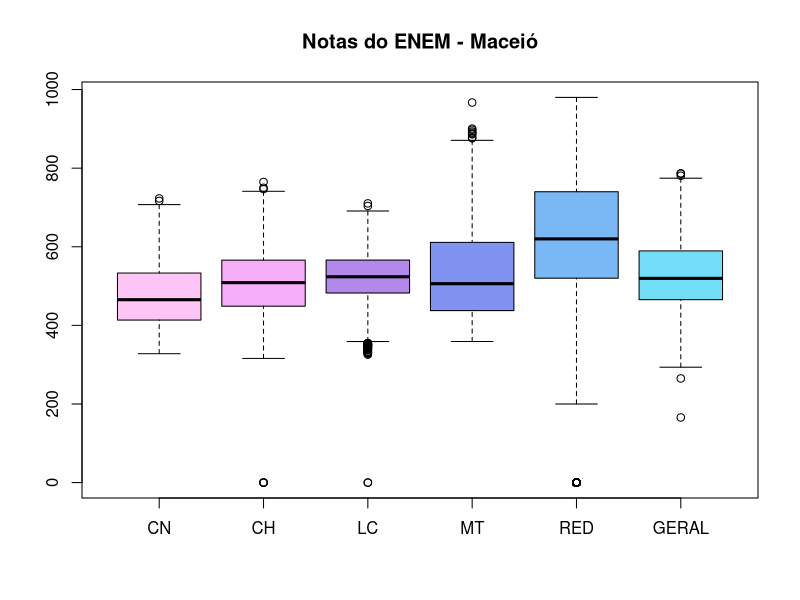
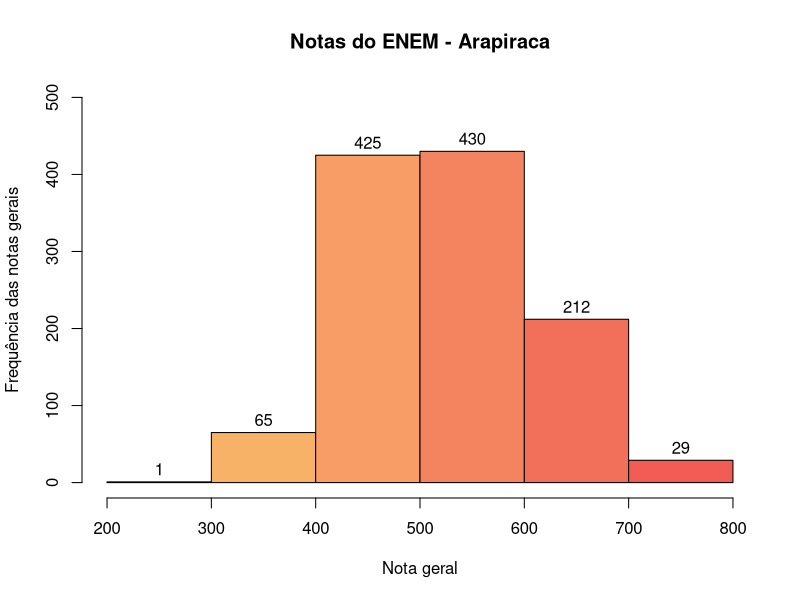
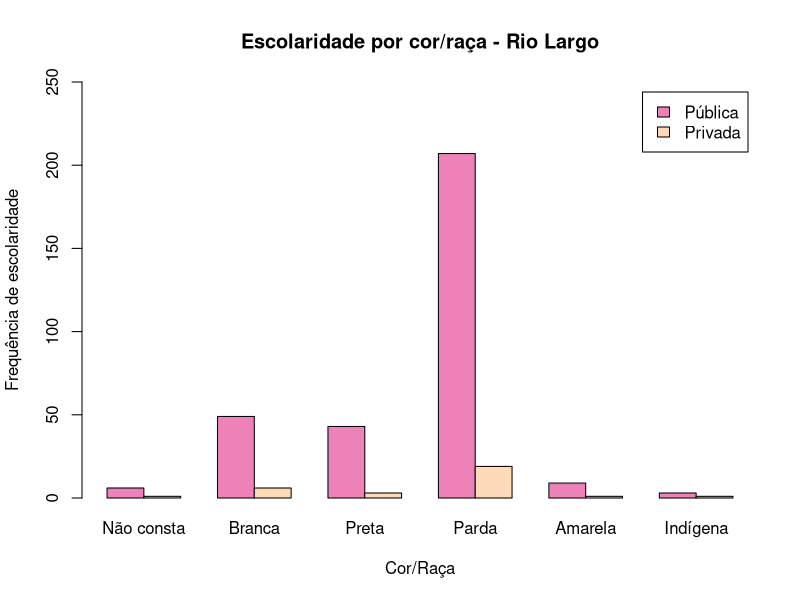
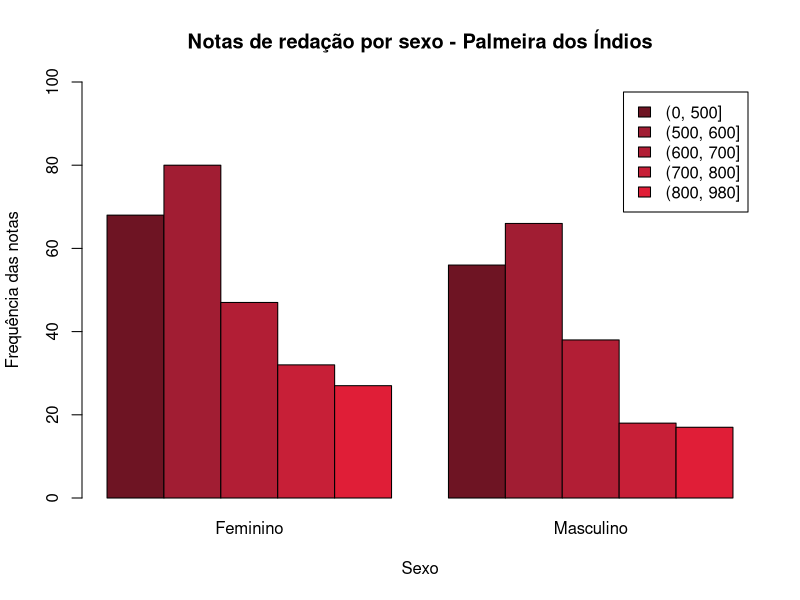
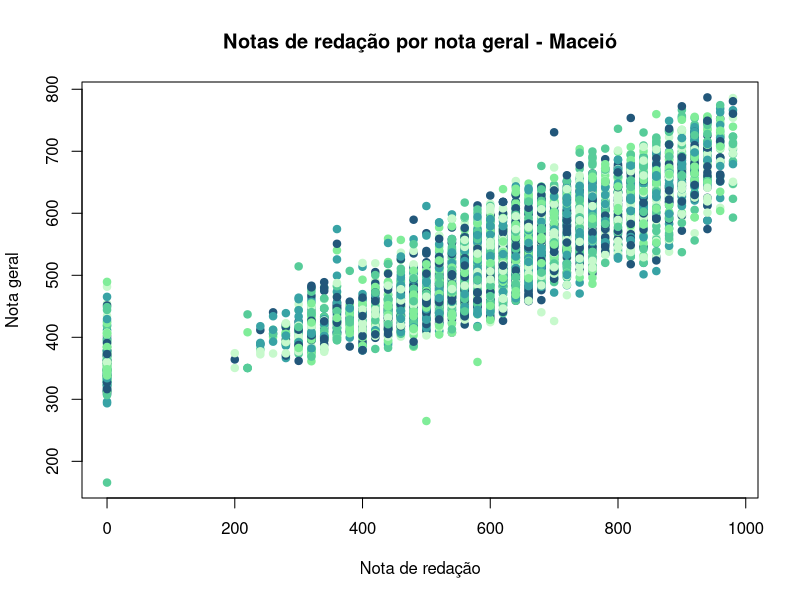
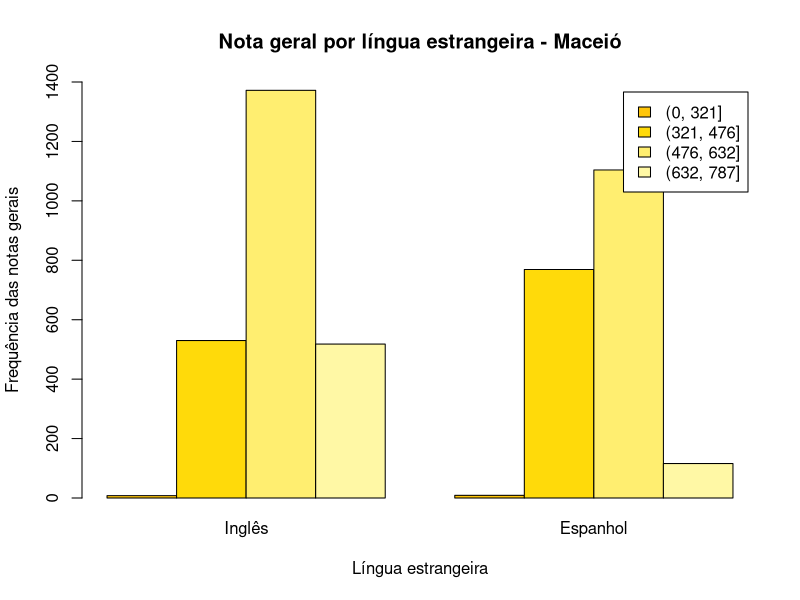
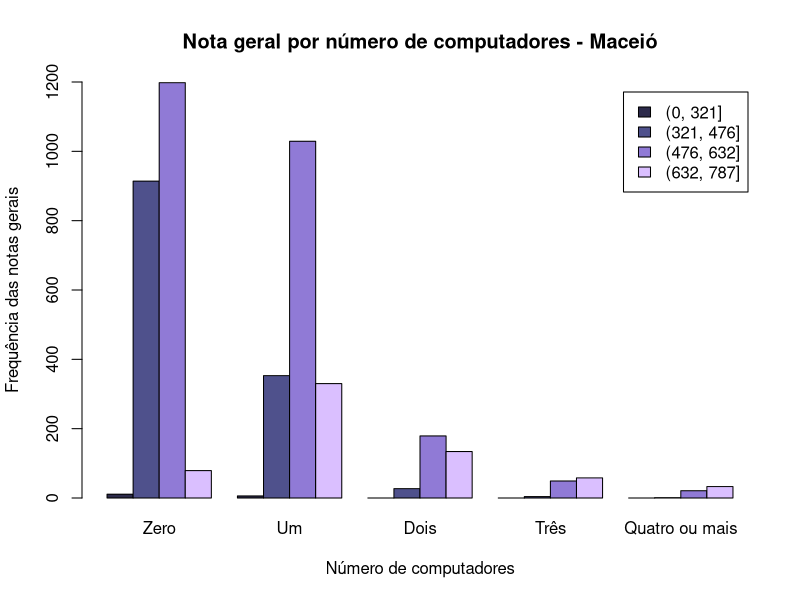

Reproduce these figures in R, in order.
# 1º a)

# lê o arquivo csv e armazena na variável enem
enem <- read.csv("./data/ENEM-AL-2019.csv", header = TRUE, dec = ".")

# filtra os dados de maceió e armazena na variável maceio
maceio <- subset(enem, enem$NO_MUNICIPIO_RESIDENCIA == "Maceió")

# cria um vetor com as notas de cada matéria, e a nota geral
a_cn <- c(maceio$NU_NOTA_CN)
a_ch <- c(maceio$NU_NOTA_CH)
a_lc <- c(maceio$NU_NOTA_LC)
a_mt <- c(maceio$NU_NOTA_MT)
a_red <- c(maceio$NU_NOTA_REDACAO)
a_geral <- c(maceio$NU_NOTA_ENEM)

# cria um boxplot com as notas de cada matéria e a nota geral
boxplot(a_cn, a_ch, a_lc, a_mt, a_red, a_geral,
    main = "Notas do ENEM - Maceió",
    names = c("CN", "CH", "LC", "MT", "RED", "GERAL"),
    col = c(
        "#fdc5f5",
        "#f7aef8",
        "#b388eb",
        "#8093f1",
        "#79B8F4",
        "#72ddf7"
    )
)

# Análise:
# Pela forma de como é mostrada pelo boxplot, as notas de matemática e redação
# aparentam ser mais fáceis de se alcançar uma nota alta, em comparação com as
# notas de linguagens e ch e cn.

# 1º b)

# filtra os dados de arapiraca e armazena na variável arapiraca
arapiraca <- subset(enem, enem$NO_MUNICIPIO_RESIDENCIA == "Arapiraca")

# cria um vetor com a nota geral do enem
nota_enem <- c(arapiraca$NU_NOTA_ENEM)

# cria um vetor com os nomes dos quartis
classes <- c(
    "297 - 460",
    "460 - 515",
    "515 - 583",
    "583 - 769"
)

# cria uma tabela de frequência
freq <- table(cut(nota_enem, breaks = 4, labels = classes))

# cria uma tabela de frequência relativa
freq_acum <- cumsum(freq)

# calcula a frequência relativa e acumulada
freq_rel <- prop.table(freq)
freq_rel_acum <- cumsum(freq_rel)

# arredonda os valores para 2 casas decimais
freq_rel <- round(freq_rel * 100, 2)
freq_rel_acum <- round(freq_rel_acum * 100, 2)

# cria uma tabela com as frequências e frequências relativas
tabela <- cbind(freq, freq_acum, freq_rel, freq_rel_acum)

# cria um histograma com as notas de arapiraca
hist(nota_enem,
    breaks = 4,
    xlim = c(200, 800),
    ylim = c(0, 500),
    main = "Notas do ENEM - Arapiraca",
    xlab = "Nota geral",
    ylab = "Frequência das notas gerais",
    col = c(
        "#ffffff",
        "#f7b267",
        "#f79d65",
        "#f4845f",
        "#f27059",
        "#f25c54"
    ),
    labels = TRUE,
)

# Análise:
# A partir da tabela, é possível perceber que a maior parte dos alunos de
# arapiraca tiraram notas entre 460 e 515, e a menor parte entre as
# extremidades (297 e 769).

# 1º c)

# filtra os dados de rio largo e armazena na variável rio_largo
rio_largo <- subset(enem, enem$NO_MUNICIPIO_RESIDENCIA == "Rio Largo")

# cria um vetor com a cor/raça e a escolaridade
cor_raca <- rio_largo$TP_COR_RACA
escolaridade <- rio_largo$TP_ESCOLA

# cria uma tabela de frequência cruzada
dados <- with(rio_largo, table(cor_raca, escolaridade))

# cria um vetor com os nomes das cores
nomes_cor_raca <- c(
    "Não consta",
    "Branca",
    "Preta",
    "Parda",
    "Amarela",
    "Indígena"
)

# cria um vetor com os nomes das escolaridades
nomes_escolaridade <- c("Pública", "Privada")

# cria um gráfico de barras com as cores e escolaridades de rio largo
barplot(t(dados),
    main = "Escolaridade por cor/raça - Rio Largo",
    xlab = "Cor/Raça",
    ylab = "Frequência de escolaridade",
    ylim = c(0, 250),
    col = c("#ec82b7", "#FFDAB9"),
    legend = nomes_escolaridade,
    names = nomes_cor_raca,
    beside = TRUE
)

# Análise:
# A partir do gráfico, é possível perceber que a maior parte dos alunos de
# Rio Largo são pardos e que a maior parte são de escola pública.

# 1º d)

# filtra os dados de palmeira e armazena na variável palmeira
palmeira <- subset(enem, enem$NO_MUNICIPIO_RESIDENCIA == "Palmeira dos Índios")

# cria um vetor com a nota de redação e o sexo
nota_redacao <- palmeira$NU_NOTA_REDACAO
sexo <- palmeira$TP_SEXO

# define os intervalos de notas para agrupar as notas em 5 grupos
intervalos <- cut(nota_redacao, breaks = c(0, 500, 600, 700, 800, 1000))

# define os nomes dos grupos de notas
grupos <- c(
    "(0, 500]",
    "(500, 600]",
    "(600, 700]",
    "(700, 800]",
    "(800, 980]"
)

# cria uma tabela que relaciona o grupo de notas com o sexo dos participantes
dados <- table(intervalos, sexo)

# cria um gráfico de barras com os dados da tabela
barplot(dados,
    main = "Notas de redação por sexo - Palmeira dos Índios",
    ylab = "Frequência das notas",
    xlab = "Sexo",
    ylim = c(0, 100),
    col = c(
        "#6e1423",
        "#a11d33",
        "#b21e35",
        "#c71f37",
        "#e01e37"
    ),
    legend = grupos,
    names = c("Feminino", "Masculino"),
    beside = TRUE
)

# Análise:
# A partir do gráfico, é possível perceber que a maior parte das maiores
# notas de redação são de alunas do sexo feminino. Porém a maior parte das
# menores notas também são de alunas do sexo feminino. Portanto, é possível
# perceber que há uma maior concentração de alunas
# em Palmeira dos Índios em geral.
# Entretanto, não tira o fato de que as alunas de Palmeira dos Índios tem uma
# média maior de notas de redação que os alunos, em geral.

# 1º e)

# filtra os dados de maceio e armazena na variável maceio
maceio <- subset(enem, enem$NO_MUNICIPIO_RESIDENCIA == "Maceió")

# escolhe as variáveis quantitativas
nota_geral <- maceio$NU_NOTA_ENEM
nota_red <- maceio$NU_NOTA_REDACAO

# agrupa as notas em 4 grupos
nota_geral.cut <- cut(nota_geral, breaks = 4)
nota_red.cut <- cut(nota_red, breaks = 4)

# cria uma tabela de frequência cruzada
table(nota_geral.cut, nota_red.cut)

# calcula o coeficiente de correlação
cor(nota_geral, nota_red)
# 0.863, ou seja, há uma correlação positiva forte

# cria um gráfico de dispersão com as notas e as idades
plot(nota_red, nota_geral,
    main = "Notas de redação por nota geral - Maceió",
    xlab = "Nota de redação",
    ylab = "Nota geral",
    col = c(
        "#22577a",
        "#38a3a5",
        "#57cc99",
        "#80ed99",
        "#c7f9cc"
    ),
    pch = 19
)

# Análise:
# A partir do gráfico, é possível perceber que a nota geral e a nota de redação
# são positivamente correlacionadas, ou seja, quanto maior a nota geral,
# maior a nota de redação.

# 2º

# Agrupar variáveis a sua escolha, como por exemplo notas e idade, ou notas e
# números de computadores, ou notas por estado civil ou por sexo, gere os
# gráficos que achar adequados e faça uma síntese dos resultados obtidos.

maceio <- subset(enem, enem$NO_MUNICIPIO_RESIDENCIA == "Maceió")

# escolhendo as variáveis: nota geral e língua estrangeira
nota_geral <- maceio$NU_NOTA_ENEM
lingua_estrangeira <- maceio$TP_LINGUA

table(lingua_estrangeira)

# agrupa as notas em 4 grupos
nota_geral.cut <- cut(nota_geral, breaks = 4)

# cria uma tabela de frequência cruzada
table(nota_geral.cut, lingua_estrangeira)

# cria um gráfico de barras com os dados da tabela
barplot(table(nota_geral.cut, lingua_estrangeira),
    main = "Nota geral por língua estrangeira - Maceió",
    ylab = "Frequência das notas gerais",
    xlab = "Língua estrangeira",
    ylim = c(0, 1400),
    col = c(
        "#ffc60a",
        "#FFDA0A",
        "#FFEE70",
        "#FFF8A5"
    ),
    names = c("Inglês", "Espanhol"),
    legend = c(
        "(0, 321]",
        "(321, 476]",
        "(476, 632]",
        "(632, 787]"
    ),
    beside = TRUE
)

# Análise:
# Apesar do número de alunos que escolheram a língua estrangeira inglesa ser
# maior, a nota geral média dos alunos que escolheram o inglês é maior por
# uma grande margem. Isso pode ser explicado pelo fato de que o inglês é
# uma língua mais utilizada no mundo, e por isso, é mais fácil para os alunos
# aprenderem. Além do motivo de que o espanhol, apesar de se parecer com o
# português, é uma língua muito diferente e com diversos falso cognatos.


# Verifique se existe alguma correlação entre variáveis quantitativas, como por
# exemplo, notas de Redação e Matemática, ou Redação com Média final obtida.

nota_mat <- maceio$NU_NOTA_MT
nota_red <- maceio$NU_NOTA_REDACAO

nota_mat.cut <- cut(nota_mat, breaks = 4)
nota_red.cut <- cut(nota_red, breaks = 4)

# cria uma tabela de frequência cruzada
table(nota_mat.cut, nota_red.cut)

# calcula o coeficiente de correlação
cor(nota_mat, nota_red)
# 0.545, ou seja, há uma correlação positiva moderada

# Análise:
# A partir do coeficiente de correlação, é possível perceber que há uma
# correlação positiva moderada entre as notas de matemática e de redação.
# A correlação acaba não sendo mais forte por conta do fato de que a nota de
# redação e a nota de matemática não são diretamente relacionadas.
# As duas notas são consideradas as mais fáceis de conseguir uma boa nota, e
# por isso, alguns podem focar mais em uma e deixar a outra de lado.
# Como pode ser visto na tabela de frequência cruzada, a nota de redação é maior
# que a nota de matemática em todos os grupos, e a maioria dos alunos se
# encontram no grupo de notas onde, em redação, a nota é maior que a nota de
# matemática.


# Elabore gráficos que possam ilustrar as Nota Final com o número de
# computadores que o estudante tem em casa (atributo Q024).

nota_geral <- maceio$NU_NOTA_ENEM
computadores <- maceio$Q024

# agrupa as notas em 4 grupos
nota_geral.cut <- cut(nota_geral, breaks = 4)

# cria um vetor com os nomes das classes de computadores
classes <- c(
    "Zero",
    "Um",
    "Dois",
    "Três",
    "Quatro ou mais"
)

# cria uma tabela de frequência cruzada
table(nota_geral.cut, computadores)

# cria um gráfico de barras com os dados da tabela
barplot(table(nota_geral.cut, computadores),
    main = "Nota geral por número de computadores - Maceió",
    ylab = "Frequência das notas gerais",
    xlab = "Número de computadores",
    ylim = c(0, 1200),
    col = c(
        "#2c2a4a",
        "#4f518c",
        "#907ad6",
        "#dabfff"
    ),
    names = classes,
    legend = c(
        "(0, 321]",
        "(321, 476]",
        "(476, 632]",
        "(632, 787]"
    ),
    beside = TRUE
)

# Análise:
# Apesar do número de alunos que não possuem computadores
# em casa ser superior ao número de alunos
# que possuem mais de um computador, é possível perceber
# que a nota geral média dos alunos que possuem
# computadores em casa é maior por uma grande margem.
# Além disso, a medida em que o número de computadores
# aumenta, o grupo de notas baixas diminui significantemente,
# e o grupo de notas altas sempre aumenta.